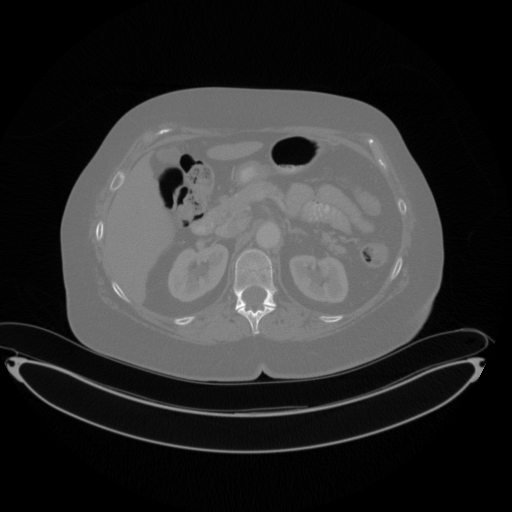
#> input picture exams/2024-spring/section-3/1-353.dcm, 512 x 512 px
$ python q4.py
#> lines starting #> are read from the running program, lines starting #| are printed output that depends on the picture; after the words box and inside, x2 and y2 are one past the last pixel; in counts of white or black regions, pixels touching at a corner belong together
import pydicom
import numpy as np
import matplotlib.pyplot as plt
from skimage.morphology import closing, disk
from skimage.measure import label, regionprops
from skimage.io import imread

# Load DICOM image and extract pixel values
dicom_file = pydicom.dcmread("1-353.dcm")
image_hu = dicom_file.pixel_array.astype(np.int16)
#> image_hu is the input picture: shape (512, 512) int16; min -1024, max 1074, mean -633.6

# Convert to Hounsfield Units (simplified, assumes rescale slope/intercept are standard)
if 'RescaleIntercept' in dicom_file and 'RescaleSlope' in dicom_file:
    intercept = dicom_file.RescaleIntercept
#> intercept = 0
    slope = dicom_file.RescaleSlope
#> slope = 1
    image_hu = image_hu * slope + intercept

# Thresholding - bone is bright in CT, so threshold >200 HU
binary = image_hu > 200
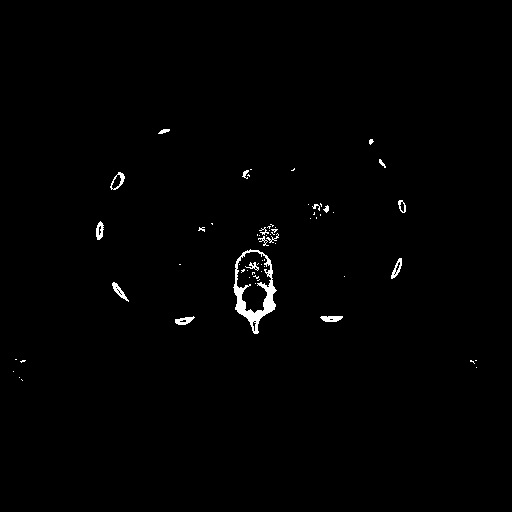
#> binary: shape (512, 512) bool; 0.84% white; 65 white regions (47 under 20 px), largest, box (x1, y1, x2, y2) and area: (233, 249, 277, 334) 1066, (320, 316, 343, 322) 109, (112, 282, 129, 302) 107

# Morphological closing with a disk (radius=3)
binary_cleaned = closing(binary, disk(3))
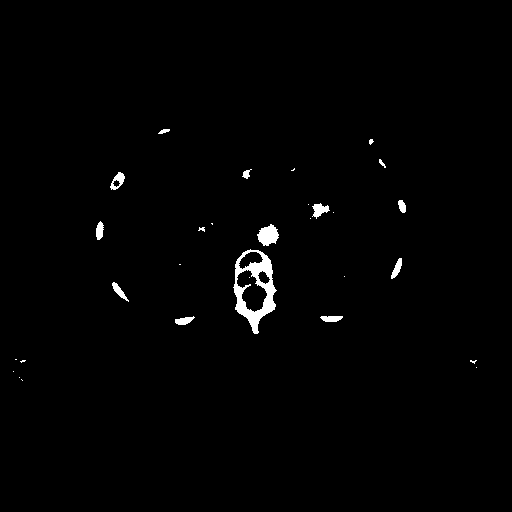
#> binary_cleaned: shape (512, 512) bool; 1.1% white; 30 white regions (15 under 20 px)

# Label connected regions (BLOB analysis)
label_image = label(binary_cleaned)
#> label_image: shape (512, 512) int32; 31 distinct labels, from 0 to 30

# Perform BLOB analysis before filtering
label_image = label(binary_cleaned)
regions = regionprops(label_image)
#> regions = 30 regions; largest, box (x1, y1, x2, y2) and area: (233, 249, 277, 334) 1467, (257, 224, 279, 246) 324, (312, 203, 330, 219) 153, (110, 172, 125, 190) 134, (391, 258, 402, 279) 115

# Get all areas
areas = [region.area for region in regions]
#> areas = 30 values, max 1467 at index 15, min 1 at index 8, mean 97.33

# Compute min and max
if areas:
    min_area = min(areas)
#> min_area = 1
    max_area = max(areas)
#> max_area = 1467
    print(f"Minimum BLOB area: {min_area} pixels")
#| Minimum BLOB area: 1.0 pixels
    print(f"Maximum BLOB area: {max_area} pixels")
#| Maximum BLOB area: 1467.0 pixels
else:
    print("No BLOBs found.")
